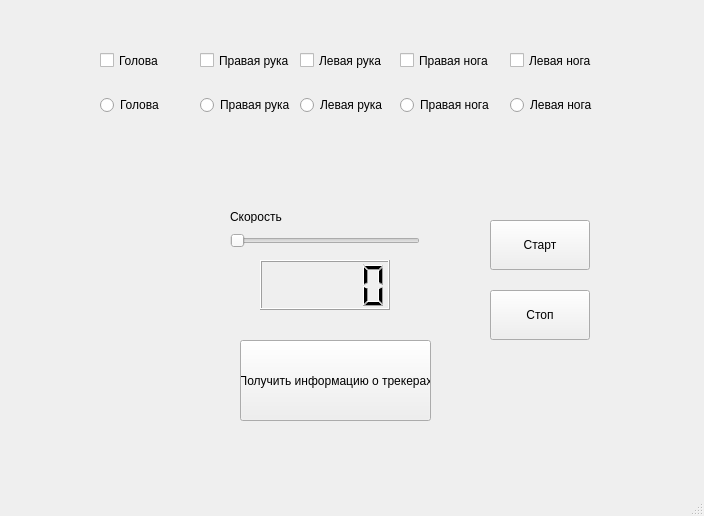
<?xml version="1.0" encoding="UTF-8"?>
<ui version="4.0">
 <class>MainWindow</class>
 <widget class="QMainWindow" name="MainWindow">
  <property name="geometry">
   <rect>
    <x>0</x>
    <y>0</y>
    <width>704</width>
    <height>516</height>
   </rect>
  </property>
  <property name="windowTitle">
   <string>MainWindow</string>
  </property>
  <widget class="QWidget" name="centralwidget">
   <widget class="QRadioButton" name="radioButton">
    <property name="geometry">
     <rect>
      <x>100</x>
      <y>80</y>
      <width>100</width>
      <height>50</height>
     </rect>
    </property>
    <property name="text">
     <string>Голова</string>
    </property>
   </widget>
   <widget class="QRadioButton" name="radioButton_2">
    <property name="geometry">
     <rect>
      <x>200</x>
      <y>80</y>
      <width>100</width>
      <height>50</height>
     </rect>
    </property>
    <property name="text">
     <string>Правая рука</string>
    </property>
   </widget>
   <widget class="QRadioButton" name="radioButton_3">
    <property name="geometry">
     <rect>
      <x>400</x>
      <y>80</y>
      <width>100</width>
      <height>50</height>
     </rect>
    </property>
    <property name="text">
     <string>Правая нога</string>
    </property>
   </widget>
   <widget class="QRadioButton" name="radioButton_4">
    <property name="geometry">
     <rect>
      <x>300</x>
      <y>80</y>
      <width>100</width>
      <height>50</height>
     </rect>
    </property>
    <property name="text">
     <string>Левая рука </string>
    </property>
   </widget>
   <widget class="QRadioButton" name="radioButton_5">
    <property name="geometry">
     <rect>
      <x>510</x>
      <y>80</y>
      <width>100</width>
      <height>50</height>
     </rect>
    </property>
    <property name="text">
     <string>Левая нога</string>
    </property>
   </widget>
   <widget class="QCheckBox" name="checkBox">
    <property name="geometry">
     <rect>
      <x>100</x>
      <y>40</y>
      <width>101</width>
      <height>41</height>
     </rect>
    </property>
    <property name="text">
     <string>Голова</string>
    </property>
   </widget>
   <widget class="QCheckBox" name="checkBox_2">
    <property name="geometry">
     <rect>
      <x>200</x>
      <y>40</y>
      <width>91</width>
      <height>41</height>
     </rect>
    </property>
    <property name="text">
     <string>Правая рука</string>
    </property>
   </widget>
   <widget class="QCheckBox" name="checkBox_3">
    <property name="geometry">
     <rect>
      <x>300</x>
      <y>40</y>
      <width>91</width>
      <height>41</height>
     </rect>
    </property>
    <property name="text">
     <string>Левая рука </string>
    </property>
   </widget>
   <widget class="QCheckBox" name="checkBox_4">
    <property name="geometry">
     <rect>
      <x>400</x>
      <y>40</y>
      <width>101</width>
      <height>41</height>
     </rect>
    </property>
    <property name="text">
     <string>Правая нога</string>
    </property>
   </widget>
   <widget class="QCheckBox" name="checkBox_5">
    <property name="geometry">
     <rect>
      <x>510</x>
      <y>40</y>
      <width>101</width>
      <height>41</height>
     </rect>
    </property>
    <property name="text">
     <string>Левая нога</string>
    </property>
   </widget>
   <widget class="QSlider" name="horizontalSlider">
    <property name="geometry">
     <rect>
      <x>230</x>
      <y>230</y>
      <width>190</width>
      <height>22</height>
     </rect>
    </property>
    <property name="orientation">
     <enum>Qt::Horizontal</enum>
    </property>
   </widget>
   <widget class="QLabel" name="label">
    <property name="geometry">
     <rect>
      <x>230</x>
      <y>210</y>
      <width>60</width>
      <height>13</height>
     </rect>
    </property>
    <property name="text">
     <string>Скорость</string>
    </property>
   </widget>
   <widget class="QPushButton" name="pushButton">
    <property name="geometry">
     <rect>
      <x>490</x>
      <y>220</y>
      <width>100</width>
      <height>50</height>
     </rect>
    </property>
    <property name="text">
     <string>Старт</string>
    </property>
   </widget>
   <widget class="QPushButton" name="pushButton_3">
    <property name="geometry">
     <rect>
      <x>240</x>
      <y>340</y>
      <width>191</width>
      <height>81</height>
     </rect>
    </property>
    <property name="text">
     <string>Получить информацию о трекерах</string>
    </property>
   </widget>
   <widget class="QLCDNumber" name="lcdNumber">
    <property name="geometry">
     <rect>
      <x>260</x>
      <y>260</y>
      <width>130</width>
      <height>50</height>
     </rect>
    </property>
   </widget>
   <widget class="QPushButton" name="pushButton_2">
    <property name="geometry">
     <rect>
      <x>490</x>
      <y>290</y>
      <width>100</width>
      <height>50</height>
     </rect>
    </property>
    <property name="text">
     <string>Стоп</string>
    </property>
   </widget>
  </widget>
  <widget class="QMenuBar" name="menubar">
   <property name="geometry">
    <rect>
     <x>0</x>
     <y>0</y>
     <width>704</width>
     <height>21</height>
    </rect>
   </property>
  </widget>
  <widget class="QStatusBar" name="statusbar"/>
 </widget>
 <resources/>
 <connections/>
</ui>
